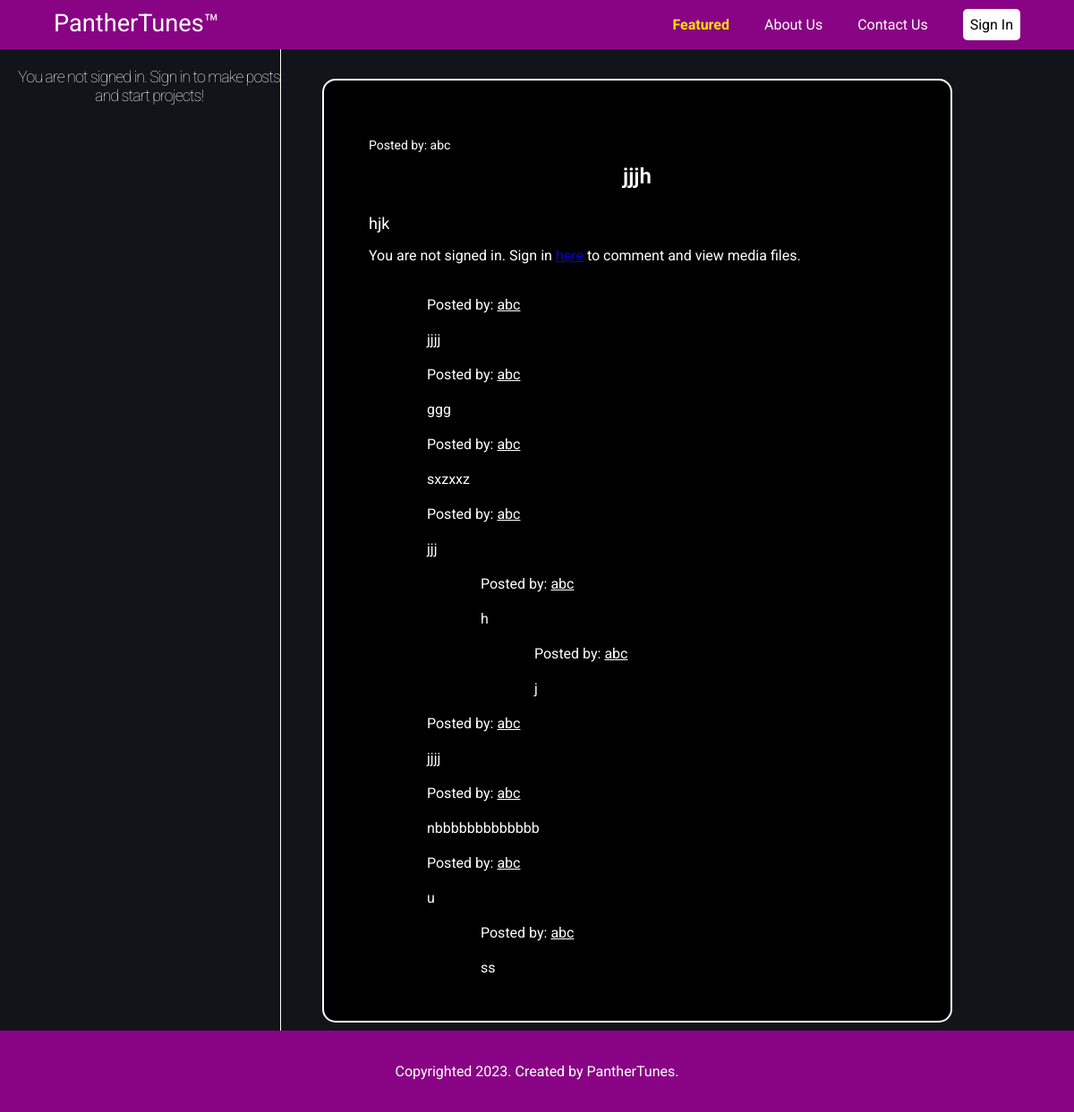
Page /post/7815603 on the committed database.
### tables this page shows
CREATE TABLE F7815603 (
            comment_id INTEGER PRIMARY KEY,
            username TEXT,
            comment TEXT,
            reply_id INTEGER,
            timestamp DATETIME,
            likes INTEGER,
            position INTEGER
        );

### main.py (the view, shortened to what this page needs)
@app.route("/post/<int:post_id>", methods=['GET','POST'])
@app.route("/post/<int:post_id>")
def post(post_id):
  update()
  if request.method == 'GET':
    post = panthertunes_query.get_post(post_id)
    if post == '404':
      return redirect('/404')
    original_post = jsonize_post(post)
    linked_project = {}
    can_apply = False
    if original_post['project_id'] != 0:
      row = panthertunes_query.get_project(original_post['project_id'])
      if row != '404':
        linked_project = jsonize_project(row)
      else:
        original_post['project_id'] = 0
      if 'name' in session and session['name']:
        can_apply = not panthertunes_query.application_exists(original_post['project_id'], session['name'])
    post_comments = []
    records = panthertunes_query.get_all_comments(post_id)
    records.reverse()
    for row in records:
      post_comments.insert(0, jsonize_comment(row))
    comments_liked = ''
    posts_liked = ''
    if 'name' in session and session['name']:
      user_id = panthertunes_query.get_user_id(session['name'])
      all_liked = panthertunes_query.get_all_liked(user_id)
      comments_liked = all_liked['comments']
      posts_liked = all_liked['posts']
    user_projects = []
    if 'name' in session and session['name'] and session['name'] != '':
      user_id = panthertunes_query.get_user_id(session['name'])
      project_records = panthertunes_query.get_all_projects(user_id)
      for row in project_records:
        user_projects.insert(0, jsonize_project(row))
    img_file = 'img' + str(post_id) + '.jpg'
    audio_file = 'audio' + str(post_id) + '.mp3'
    video_file = 'video' + str(post_id) + '.mp4'
    return render_template("post.html", len=len(post_comments), len_projects=len(user_projects), original_post=original_post, post_comments=post_comments, Projects=user_projects, comments_liked=comments_liked, posts_liked=posts_liked, linked_project=linked_project, can_apply=can_apply, img_file=img_file, audio_file=audio_file, video_file=video_file)

### main.py (called while the page is built)
def jsonize_post(row):
  post = {
    'post_id': row[0],
    'project_id': row[1],
    'username': row[2],
    'timestamp': datetime_parser(row[3]),
    'title': row[4],
    'post': reformat_paragraph(row[5]),
    'music_genre': row[6],
    'help_needed': row[7],
    'img': row[8],
    'audio': row[9],
    'video': row[10],
    'likes': row[11],
    'comments': row[12]}
  return post

def jsonize_project(row):
  project = {
    'project_id': row[0],
    'usernames': row[1].split(' '),
    'title': row[2],
    'desc': row[3],
    'post_ids': row[4],
    'chat_id': row[5],
    'requested': row[6],
    'active': row[7]}
  if 'name' in session and session['name']:
    user_id = panthertunes_query.get_user_id(session['name'])
    unread_chats = panthertunes_query.get_unread_chats_from_project(row[0], user_id)
    project['unread'] = unread_chats
  return project

def jsonize_comment(row):
  comment = {
    'comment_id': row[0],
    'username': row[1],
    'comment': reformat_paragraph(row[2]),
    'reply_id': row[3],
    'timestamp': datetime_parser(row[4]),
    'likes': row[5],
    'position': row[6]}
  return comment

def datetime_parser(now):
  split1 = now.split(' ')
  split1_1 = split1[0].split('-')
  split1_2 = split1[1].split(':')
  month = int(split1_1[1])
  month_str = ''
  if month == 1:
    month_str = 'Jan'
  elif month == 2:
    month_str = 'Feb'
  elif month == 3:
    month_str = 'Mar'
  elif month == 4:
    month_str = 'Apr'
  elif month == 5:
    month_str = 'May'
  elif month == 6:
    month_str = 'Jun'
  elif month == 7:
    month_str = 'Jul'
  elif month == 8:
    month_str = 'Aug'
  elif month == 9:
    month_str = 'Sep'
  elif month == 10:
    month_str = 'Oct'
  elif month == 11:
    month_str = 'Nov'
  elif month == 12:
    month_str = 'Dec'
  return [month_str, split1_1[2], split1_1[0], split1_2[0], split1_2[1], split1_2[2]]

def reformat_paragraph(para):
  lines = para.split('\n')
  newline_counter = 0
  index = 0
  for _ in range(0, len(lines)):
    if lines[index] == '' or lines[index] == '\r':
      newline_counter += 1
      lines[index] = ''
    else:
      newline_counter = 0
    if newline_counter > 2:
      del lines[index]
      index -= 1
    index += 1
  while len(lines) > 0 and (lines[len(lines) - 1] == '' or lines[len(lines) - 1] == '\\r'):
    del lines[len(lines) - 1]
  return lines

### templates/post.html (shortened to what this page needs)
<!DOCTYPE html>
<html lang="en" dir="ltr">
<head>
</head>
<body>
   {% extends "template.html" %}
   {% block content %}
   <div class="main-content">
      <br>
      <div class="sidebar" style="background-color: #13131a; border-right: 1px solid #FFFFFF;">
         {% if not session.name or session.name == "": %}
         <h3>You are not signed in. Sign in to make posts and start projects!</h3>
         {% endif %}
      </div>
      <br><br><br>
      <div class="forums">
         <div class="original-post">
            <p class="author" style="font-size: 14px; color: #FFFFFF;">Posted by: <a
                  style="text-decoration: none; font-size: 14px; color:#FFFFFF ;"
                  href="{{ url_for('profile_outside', username=original_post['username']) }}">{{
                  original_post['username'] }}</a></p><br>
            <p class="title" style="font-size: 24px; text-align: center; font-weight: 600;">{{ original_post['title'] }}
               </h3><br><br>
               {% for para in original_post['post'] %}
               {% if para == "": %}
            <p class="desc"><br></p>
            {% else %}
            <p class="desc" style="font-size: 18px;">{{ para }}</p>
            {% endif %}
            {% endfor %}
         </div>
         <div class="action-reply">
               {% if not session.name or session.name == "": %}
            <p id="prompt-line-comment-on-original">You are not signed in. Sign in <a
                  href="{{ url_for('sign_in') }}">here</a> to comment and view media files.</p>
            {% endif %}
         </div>
         {% for i in range(0, len): %}
         <div class="comment-box"
            style="margin-left:{{ 60 + 60*post_comments[i]['position'] }}px;background-color: #000000;">
            <p class="author" style="color: #fff;">Posted by: <a
                  href="{{ url_for('profile_outside', username=post_comments[i]['username']) }}" style="color: #fff;">{{
                  post_comments[i]['username'] }}</a></p>
            {% for para in post_comments[i]['comment'] %}
            {% if para == "": %}
            {% else %}
            <p>{{ para }}</p>
            {% endif %}
            {% endfor %}
         </div>
            {% endfor %}
         </div>
      </div>
      {% endblock %}

### static/css/template.css (style rules this page uses)
* { font-family: 'Roboto', sans-serif; }
:root { --primary: #880484; }
body { margin: 0px; padding: 0px; font-family: 'Heebo', sans-serif; color: #ffffff; background-color: #13131A; font-family: system-ui, -apple-system, BlinkMacSystemFont, 'Segoe UI', Roboto, Oxygen, Ubuntu, Cantarell, 'Open Sans', 'Helvetica Neue', sans-serif; }
html, body { height: 100%; font-weight: 400; }
body * { font-weight: 400; }
.main-content { width: 100%; margin: 0px auto; overflow: auto; }
h3 { font-size: 1.7em; font-weight: 100; margin-top: 30px; text-align: center; letter-spacing: -1px; }
.sidebar { position: fixed; left: 0px; top: 55px; width: 293px; height: calc(100% - 160px); background-color: #a941a6; padding-left: 20px; padding-top: 10px; padding-bottom: 160px; overflow-y: scroll; color: #fff; display: flex; flex-direction: column; }
.sidebar h3 { font-size: 18px; color: #fff; margin-bottom: 10px; margin-top: 10px; text-align: center; width: auto; }

### templates/post.html (style rules this page uses)
:root { --primary: #007bff; }
body { font-family: 'Roboto', sans-serif; background-color: #13131a; color: #FFFFFF; }
.forums { width: 50%; margin: 1% 0 0 30%; border: 2px solid var(--primary); padding: 50px 50px; border-radius: 15px; background-color: #000000; border-color: #FFFFFF; overflow-x: auto; }
.sidebar { position: fixed; left: 0px; top: 55px; width: 293px; height: calc(100% - 160px); background-color: #1f1f28; padding-left: 20px; padding-top: 10px; padding-bottom: 160px; overflow-y: scroll; }
.sidebar h3 { font-size: 18px; color: #FFFFFF; margin-bottom: 10px; margin-top: 10px; text-align: left; }
.original-post .author { font-size: 18px; text-align: right; color: #999999; padding-bottom: 0px; margin-bottom: 0px; float: left; }
.original-post .title { padding-top: 0px; font-size: 35px; margin-bottom: 0px; }
.original-post .desc { font-size: 18px; margin-top: 0px; margin-bottom: 0px; }
.main-content { width: 100%; margin: 0px auto; overflow: auto; background-color: #13131a; }
#prompt-line-comment-on-original { text-align: start; }
.comment-box { padding-left: 5px; background-color: #000000; }
.comment-box .author { padding-top: 20px; margin-bottom: 20px; }
.comment-box p { margin-top: 0px; margin-bottom: 0px; }

### templates/template.html (style rules this page uses)
html { font-weight: 400; }

### rows in the picture
F7815603: username "abc", comment "jjjj"
F7815603: username "abc", comment "ggg"
F7815603: username "abc", comment "sxzxxz"
F7815603: username "abc", comment "jjj"
F7815603: username "abc"
F7815603: username "abc"
F7815603: username "abc", comment "jjjj"
F7815603: username "abc", comment "nbbbbbbbbbbbbb"
F7815603: username "abc"
F7815603: username "abc"

### other values in the picture
{{ original_post['username'] }} "abc"
{{ original_post['title'] }} "jjjh"
{{ para }} "hjk"
{{ para }} "h" "j" "u" "ss"
